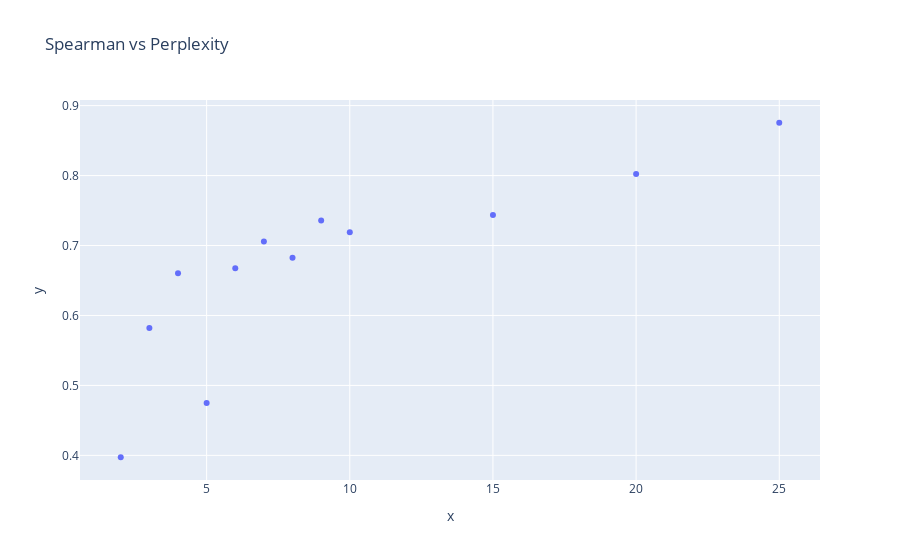
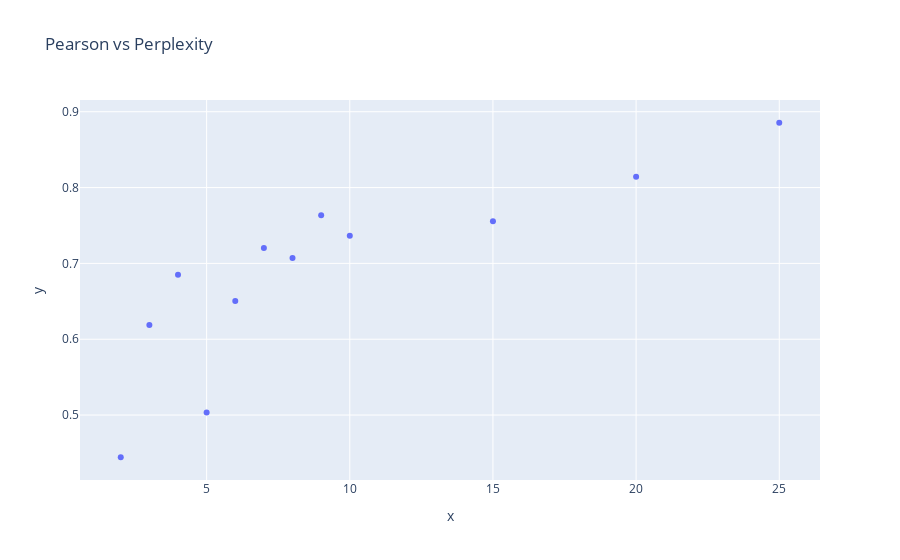

Write notebook code for charts like these, in order.
### Code cell
fig = px.scatter(
    x=perplexities, y=spearman_list, title="Spearman vs Perplexity")
fig.show()
fig = px.scatter(
    x=perplexities, y=pearson_list, title="Pearson vs Perplexity")
fig.show()

### Figure 1 — Plotly figure (JSON) as saved in the notebook; plotly's stock layout.template omitted (floating-point values rounded to 4 significant figures)
{"data": [{"hovertemplate": "x=%{x}<br>y=%{y}<extra></extra>", "legendgroup": "", "marker": {"color": "#636efa", "symbol": "circle"}, "mode": "markers", "name": "", "orientation": "v", "showlegend": false, "type": "scatter", "x": [2, 3, 4, 5, 6, 7, 8, 9, 10, 15, 20, 25], "xaxis": "x", "y": [0.3973, 0.5821, 0.6602, 0.4747, 0.6676, 0.7058, 0.6826, 0.7357, 0.7188, 0.7436, 0.8023, 0.8755], "yaxis": "y"}], "layout": {"legend": {"tracegroupgap": 0}, "title": {"text": "Spearman vs Perplexity"}, "xaxis": {"anchor": "y", "domain": [0, 1], "title": {"text": "x"}}, "yaxis": {"anchor": "x", "domain": [0, 1], "title": {"text": "y"}}}}

### Figure 2 — Plotly figure (JSON) as saved in the notebook; plotly's stock layout.template omitted (floating-point values rounded to 4 significant figures)
{"data": [{"hovertemplate": "x=%{x}<br>y=%{y}<extra></extra>", "legendgroup": "", "marker": {"color": "#636efa", "symbol": "circle"}, "mode": "markers", "name": "", "orientation": "v", "showlegend": false, "type": "scatter", "x": [2, 3, 4, 5, 6, 7, 8, 9, 10, 15, 20, 25], "xaxis": "x", "y": [0.4444, 0.6188, 0.6849, 0.5034, 0.6503, 0.7204, 0.7072, 0.7636, 0.7365, 0.7557, 0.8143, 0.8855], "yaxis": "y"}], "layout": {"legend": {"tracegroupgap": 0}, "title": {"text": "Pearson vs Perplexity"}, "xaxis": {"anchor": "y", "domain": [0, 1], "title": {"text": "x"}}, "yaxis": {"anchor": "x", "domain": [0, 1], "title": {"text": "y"}}}}
